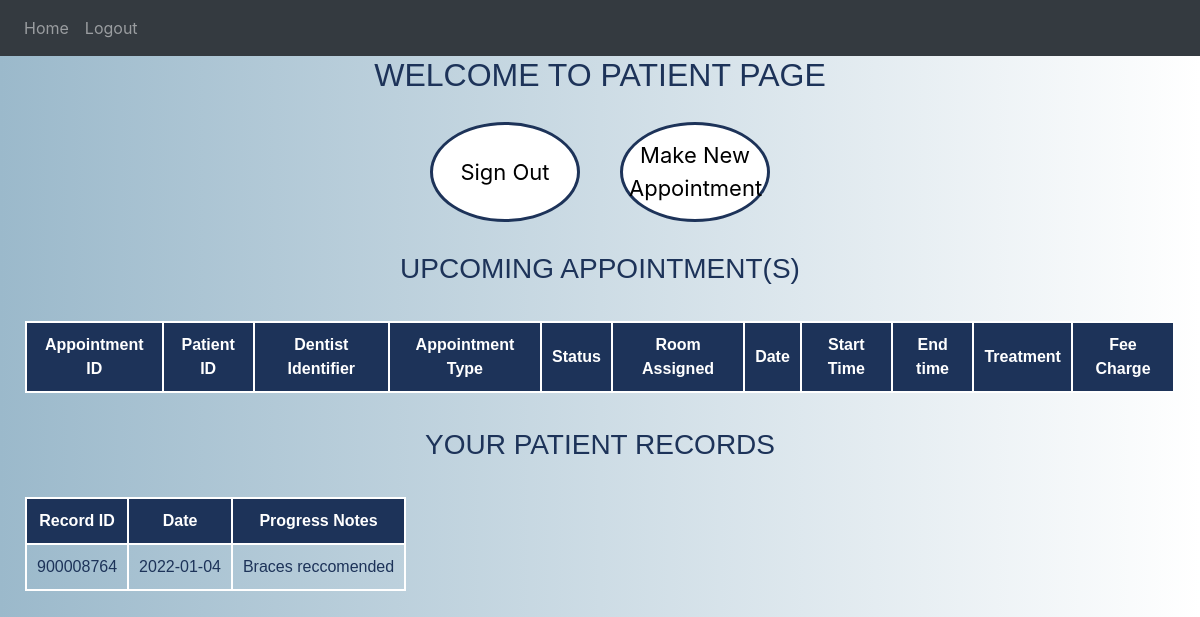
Page /patient (signed in) on the earlier database version.
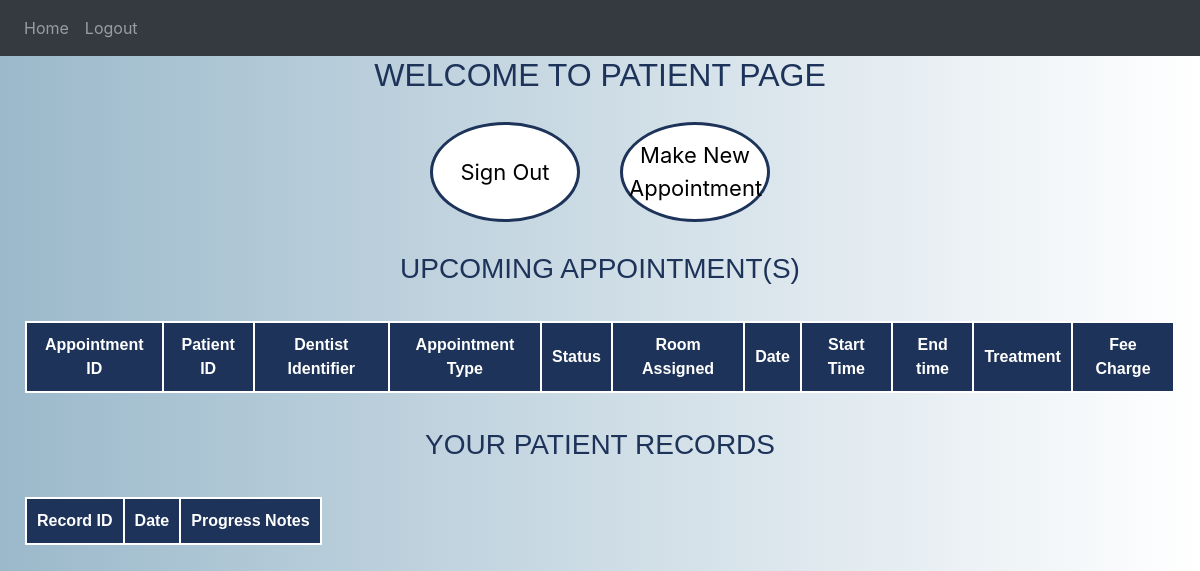
Same page on the later database version.
### Website/models.py (models this page shows)
class Record(db.Model):
    recordId = db.Column(db.Integer, primary_key=True)
    dateEdited = db.Column(
        db.Date, default=func.now()
    )  # Automaticall creates dates of for us
    patientId = db.Column(
        db.Integer, db.ForeignKey("patient.id"), nullable=False
    )  # one to one.
    progressNotes = db.relationship("ProgressNote", backref="Record", uselist=False)

class ProgressNote(db.Model):
    noteId = db.Column(db.Integer, primary_key=True)
    note = db.Column(db.String(150), nullable=False)
    recordId = db.Column(db.Integer, db.ForeignKey("record.recordId"))  # many to one

### Website/views.py (the view)
@views.route("/patient")
def patient():
    return render_template("patient.html", user=current_user)

### Website/__init__.py (called while the page is built)
def create_app():
    app = Flask(__name__)
    app.config["SECRET_KEY"] = "hjshjhdjah kjshkjdhjs"
    app.config["SQLALCHEMY_DATABASE_URI"] = f"sqlite:///{DB_NAME}"
    app.config["SESSION_TYPE"] = "filesystem"
    db.init_app(app)
    from .views import views
    from .auth import auth
    from .models import Patient, Employee
    create_database(app)
    login_manager = LoginManager()
    login_manager.login_view = 'view.login'
    login_manager.init_app(app)
    @login_manager.user_loader
    def load_patient(id):
        return Patient.query.get(int(id))
    app.register_blueprint(views, url_prefix="/")
    app.register_blueprint(auth, url_preffix="/")
    return app

### Website/templates/patient.html (shortened to what this page needs)
{% extends "base.html" %}
{% block content %}
<!DOCTYPE html>
<html>
    <head>
    </head>
    <body>
    <div class="header">
        <h2>WELCOME TO PATIENT PAGE</h2>
    </div>
    <div class="buttonForm">
            <button type="submit" class="buttons">Sign Out</button>
        <button type="submit" class="buttons">Make New Appointment</button>
    </div>
        <h1 class="appointment">UPCOMING APPOINTMENT(S)</h1>
        <table>
            <tr>
                <th>Appointment ID</th>
                <th>Patient ID</th>
                <th>Dentist Identifier</th>
                <th>Appointment Type</th>
                <th>Status</th>
                <th>Room Assigned</th>
                <th>Date</th>
                <th>Start Time</th>
                <th>End time</th>
                <th>Treatment</th>
                <th>Fee Charge</th>
            </tr>
        </table>
            <h1 class="record">YOUR PATIENT RECORDS</h1>
            <table>
                <tr>
                    <th>Record ID</th>
                    <th>Date </th>
                    <th>Progress Notes</th>
                </tr>
                    {% for rec in user.record %}
                        <tr>
                            <td>{{ rec.recordId }}</td>
                            <td>{{ rec.dateEdited }}</td>
                            <td>{{ rec.progressNotes.note }}</td>
                        </tr>
                    {% endfor %}
            </table>
    </body>
</html>
{% endblock %}

Differences in the rows shown:
no longer on this page (row edited): Record: recordId "900008764", dateEdited "2022-01-04", progressNotes.note "Braces reccomended"
